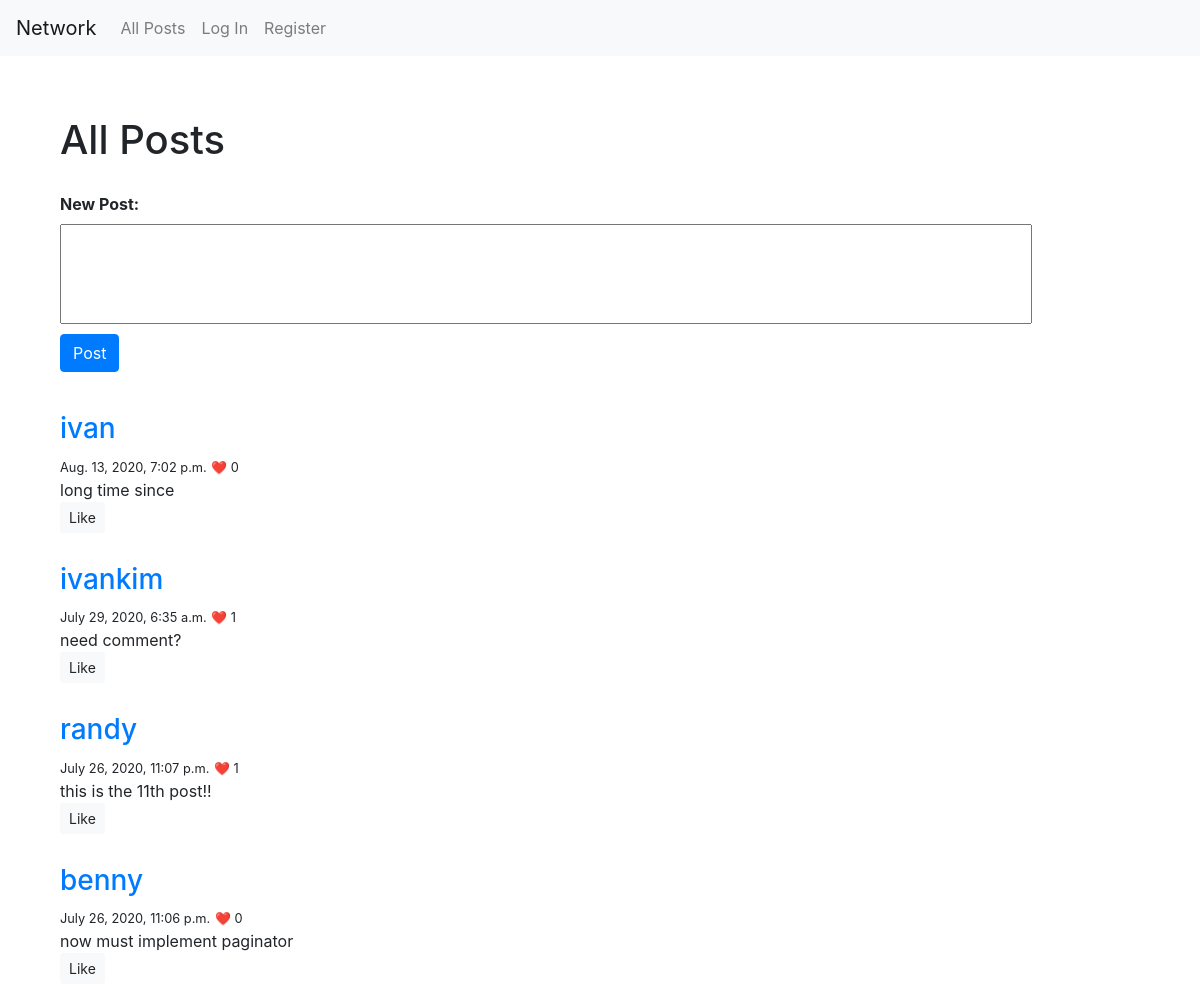
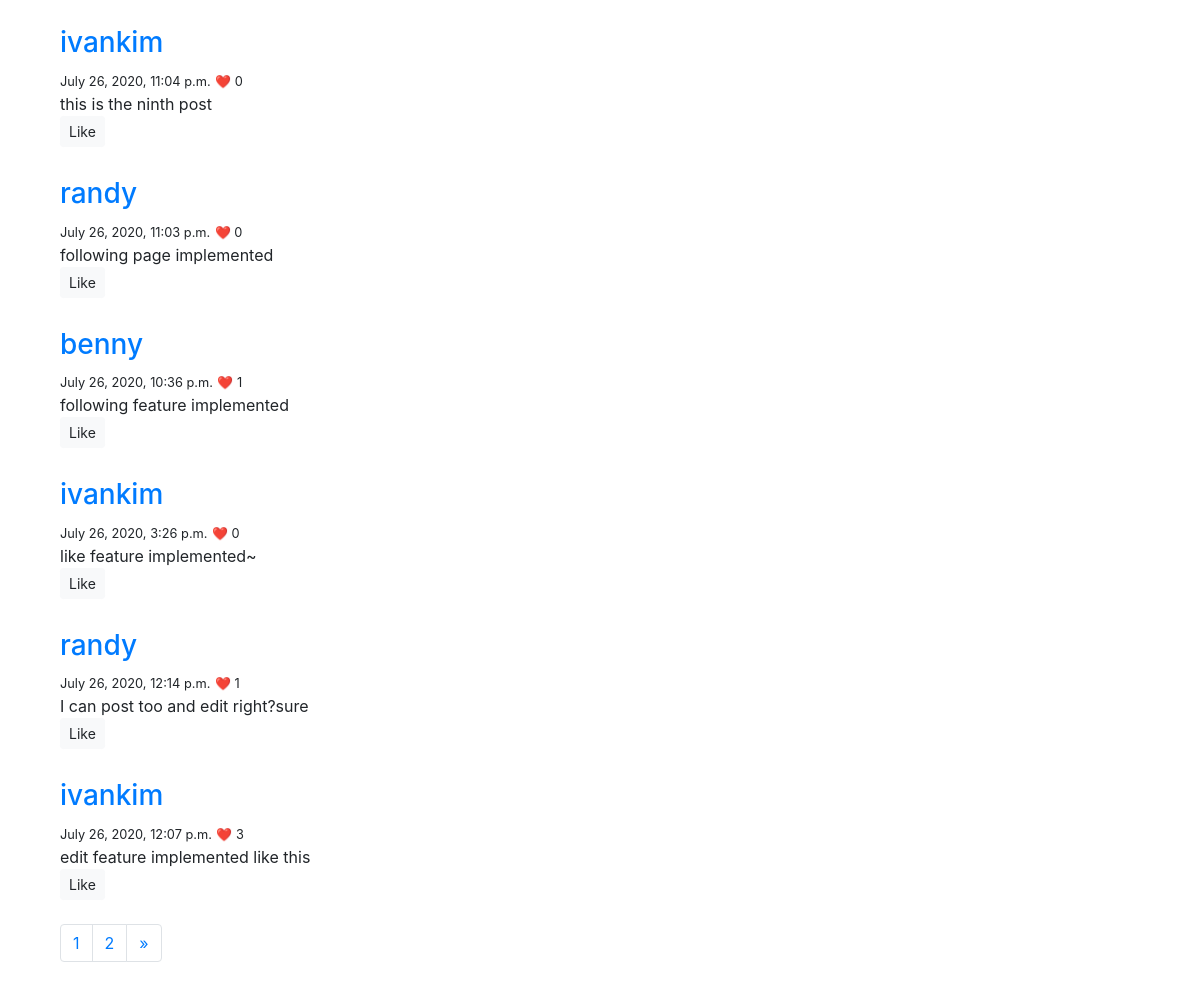
The page / on the database its author committed (2 pictures, top to bottom).
### network/models.py (models this page shows)
class Post(models.Model):
    op = models.ForeignKey(User, on_delete=models.CASCADE, related_name="posts")
    body = models.CharField(max_length=256)
    timestamp = models.DateTimeField(default=timezone.now)
    comments = models.ManyToManyField(Comment, related_name="commentedPosts", blank=True)
    likes = models.ManyToManyField(User, related_name="likedPosts", blank=True)

class User(AbstractUser):
    followers = models.ManyToManyField("self", blank=True, related_name="followings", symmetrical=False)

### network/views.py (the view)
# urls.py: path("", views.index, name="index"),
def index(request):
    if request.method == "POST":
        form = PostForm(request.POST)
        if form.is_valid():
            form.save()
            return HttpResponseRedirect(reverse("index"))
        else:
            return render(request, "networks/error.html")
    else:
        posts = list(reversed(Post.objects.all()))
        return render(request, "network/index.html", {"newpost": PostForm(initial={'op': request.user}), 'posts': paginate(request, posts)})

### network/views.py
class PostForm(forms.ModelForm):
    class Meta:
        model = Post
        fields = "__all__"
        exclude = ('likes', 'comments')
        labels = {'body': "New Post"}
        widgets = {'op': forms.HiddenInput(),
                    'body': forms.Textarea(),
                    'timestamp': forms.HiddenInput}

### network/views.py (called while the page is built)
def paginate(request, posts):
    paginator = Paginator(posts, 10)
    page_number = request.GET.get('page')
    return paginator.get_page(page_number)

### network/templates/network/index.html (shortened to what this page needs)
{% extends "network/layout.html" %} {% load static %}
{% block body %}
<h1>All Posts</h1>
<form id="postform" action="{% url 'index' %}" method="POST">
  {% csrf_token %} {{newpost}}
  <input id="newpost" class="btn btn-primary" type="submit" value="Post" />
</form>
{% for post in posts %}
<div class="post">
  <h3><a href="{% url 'profile' post.op %}">{{post.op}}</a></h3>
  <small>{{post.timestamp}}</small>
  <small id="likecount{{post.id}}">❤️ {{post.likes.count}}</small>
  <div id="content{{post.id}}">{{post.body}}</div>
  <small><button type="click" class="btn btn-light btn-sm like" id="like{{post.id}}">
      {% if user not in post.likes.all %}
      Like
      {% else %}
      Unlike
      {% endif %}
    </button></small>
</div>
{% empty %}
No posts.
{% endfor %}
{% endblock %}

### network/templates/network/layout.html (shortened to what this page needs)
{% load static %}
<!DOCTYPE html>
<html lang="en">
<head>
    <link rel="stylesheet" href="https://stackpath.bootstrapcdn.com/bootstrap/4.4.1/css/bootstrap.min.css"
>
    <link href="{% static 'network/styles.css' %}" rel="stylesheet">
</head>
<body>
    <nav class="navbar navbar-expand-lg navbar-light bg-light">
        <a class="navbar-brand" href="#">Network</a>
        <div>
            <ul class="navbar-nav mr-auto">
                <li class="nav-item">
                    <a class="nav-link" href="{% url 'index' %}">All Posts</a>
                </li>
                {% if user.is_authenticated %}
                <li class="nav-item">
                    <a class="nav-link" href="{% url 'followings' user.username %}">Following</a>
                </li>
                <li class="nav-item">
                    <a class="nav-link" href="{% url 'logout' %}">Log Out</a>
                </li>
                {% else %}
                <li class="nav-item">
                    <a class="nav-link" href="{% url 'login' %}">Log In</a>
                </li>
                <li class="nav-item">
                    <a class="nav-link" href="{% url 'register' %}">Register</a>
                </li>
                {% endif %}
            </ul>
        </div>
    </nav>
    <div class="body">
        {% block body %}
        {% endblock %}
        <br>
        <nav aria-label="Page navigation example">
            <ul class="pagination">
                {% for page in posts.paginator.page_range %}
                <li class="page-item"><a class="page-link" href="?page={{ page }}">{{ page }}</a></li>
                {% endfor %}
                {% if posts.has_next %}
                <li class="page-item"><a class="page-link" href="?page={{ posts.next_page_number }}"
                        aria-label="Next"><span aria-hidden="true">&raquo;</span></a></li>
                {% endif %}
            </ul>
        </nav>
    </div>
</body>
</html>

### network/static/network/styles.css (style rules this page uses)
.body { margin: 5%; }
label[for="id_body"] { font-weight: bold; margin-top: 20px; }
textarea { display: block; width: 90%; height: 100px; resize: none; }
#newpost { margin-top: 10px; margin-bottom: 10px; }
.post { margin-top: 30px; }

### rows shown on the page
Post: op "ivan", timestamp "Aug. 13, 2020, 7:02 p.m.", likes.count "0", body "long time since", shows "Like"
Post: op "ivankim", timestamp "July 29, 2020, 6:35 a.m.", likes.count "1", body "need comment?", shows "Like"
Post: op "randy", timestamp "July 26, 2020, 11:07 p.m.", likes.count "1", body "this is the 11th post!!", shows "Like"
Post: op "benny", timestamp "July 26, 2020, 11:06 p.m.", likes.count "0", body "now must implement paginator", shows "Like"
Post: op "ivankim", timestamp "July 26, 2020, 11:04 p.m.", likes.count "0", body "this is the ninth post", shows "Like"
Post: op "randy", timestamp "July 26, 2020, 11:03 p.m.", likes.count "0", body "following page implemented", shows "Like"
Post: op "benny", timestamp "July 26, 2020, 10:36 p.m.", likes.count "1", body "following feature implemented", shows "Like"
Post: op "ivankim", timestamp "July 26, 2020, 3:26 p.m.", likes.count "0", body "like feature implemented~", shows "Like"
Post: op "randy", timestamp "July 26, 2020, 12:14 p.m.", likes.count "1", body "I can post too and edit right?sure", shows "Like"
Post: op "ivankim", timestamp "July 26, 2020, 12:07 p.m.", likes.count "3", body "edit feature implemented like this", shows "Like"

### other values the page prints
{{ page }} "1" "2"
